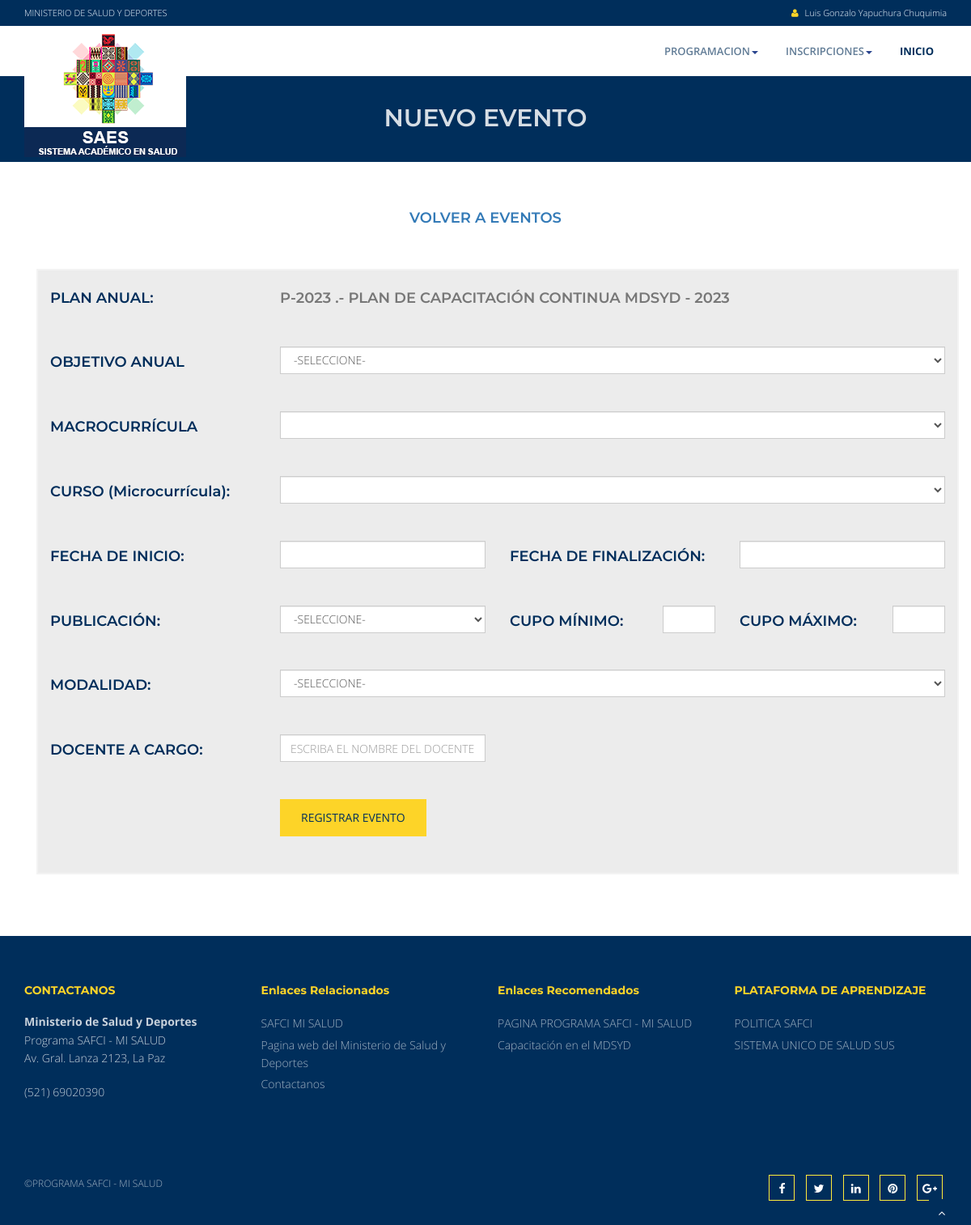
/eventos/nuevo_evento.php (signed in), run on the app's committed database.
### tables this page shows
CREATE TABLE `nombre` (
  `idnombre` int(11) NOT NULL,
  `paterno` varchar(45) DEFAULT NULL,
  `materno` varchar(45) DEFAULT NULL,
  `nombre` varchar(45) DEFAULT NULL,
  `ci` varchar(45) DEFAULT NULL,
  `complemento` varchar(45) DEFAULT NULL,
  `exp` varchar(45) DEFAULT NULL,
  `fecha_nac` date DEFAULT NULL,
  `idnacionalidad` int(11) DEFAULT NULL,
  `idgenero` int(11) DEFAULT NULL
);

CREATE TABLE `plan_anual` (
  `idplan_anual` int(11) NOT NULL,
  `denominacion` text,
  `gestion` varchar(45) DEFAULT NULL,
  `idtipo_documento` int(11) DEFAULT NULL,
  `fecha_aprob` date DEFAULT NULL,
  `vigencia_i` date DEFAULT NULL,
  `vigencia_f` date DEFAULT NULL,
  `no_doc` varchar(45) DEFAULT NULL,
  `idpartida_presup` int(11) DEFAULT NULL,
  `presupuesto` bigint(11) DEFAULT NULL,
  `codigo` varchar(45) DEFAULT NULL,
  `idusuario` int(11) DEFAULT NULL
);

### eventos/nuevo_evento.php (the view, shortened to what this page needs)
<?php include("../inc.config.php");?>
<?php
$idnombre_ss   = $_SESSION['idnombre_ss'];
$gestion = date("Y");
$sql_p =" SELECT idplan_anual, codigo, denominacion, gestion FROM plan_anual WHERE gestion='$gestion' ";
$result_p = mysqli_query($link,$sql_p);
$row_p = mysqli_fetch_array($result_p);
?>
<!DOCTYPE html>
<html lang="es">
<head>
<link href="../css/bootstrap.min.css" rel="stylesheet" />
<link href="../css/fancybox/jquery.fancybox.css" rel="stylesheet">
<link href="../css/flexslider.css" rel="stylesheet" />
<link href="../css/style.css" rel="stylesheet" />
<link rel="stylesheet" href="../css/jquery-ui.min.css">
<link rel="stylesheet" href="../css/style.css">
</head>
<body>
<div id="wrapper">
<div class="topbar">
  <div class="container">
    <div class="row">
      <div class="col-md-12">
         <p class="pull-left hidden-xs">MINISTERIO DE SALUD Y DEPORTES</p>
         <p class="pull-right"><i class="fa fa-user"></i>
        <?php
            $sqlus =" SELECT nombre, paterno, materno FROM nombre WHERE idnombre='$idnombre_ss'";
            $resultus = mysqli_query($link,$sqlus);
            $rowus = mysqli_fetch_array($resultus);
        ?>
        <?php echo $rowus[0];?> <?php echo $rowus[1];?> <?php echo $rowus[2];?></p>
      </div>
    </div>
  </div>
</div>
	<header>
        <div class="navbar navbar-default navbar-static-top">
            <div class="container">
                <div class="navbar-header">
                  <a class="navbar-brand" href="../intranet.php"><img src="../img/logo_saes.png" alt="logo"/></a>
                </div>
                <?php include("../menu_academico.php");?>
            </div>
        </div>
	</header>
	<section id="inner-headline">
	<div class="container">
		<div class="row">
			<div class="col-lg-12">
				<h2 class="pageTitle">NUEVO EVENTO</h2>
			</div>
		</div>
	</div>
	</section>
	<section id="content">
	<div class="container">
		<div class="row">
		<div class="tg-main-section tg-banner tg-haslayout parallax-window" data-parallax="scroll" data-bleed="100" data-speed="0.2" data-image-src="images/slider/img-03.jpg">
    <h4 align="center"><a href="eventos.php">VOLVER A EVENTOS</a></h4>
  </div>
    </div>
<div class="container">
<form name="FORM9" action="guarda_evento.php" method="post">
<div class="box-area">
<div class="row">
  <div class="col-md-3"><h4>PLAN ANUAL:</h4></div>
  <div class="col-md-9"><h4 class="text-muted"><?php echo $row_p[1];?> .- <?php echo $row_p[2];?></div>
</div>
<div class="row">
 <div class="col-md-3"><h4>OBJETIVO ANUAL</h4></div>
  <div class="col-md-9">
    <select name="idobjetivo_anual"  id="idobjetivo_anual" class="form-control" autofocus required>
        <option value="">-SELECCIONE-</option>
    </select>
</div>
</div>
<div class="row">
  <div class="col-md-3"><h4>MACROCURRÍCULA</h4></div>
  <div class="col-md-9">
  <select name="idmacrocurricula" id="idmacrocurricula" class="form-control" required></select>
  </div>
</div>
<div class="row">
  <div class="col-md-3"><h4>CURSO (Microcurrícula):</h4></div>
  <div class="col-md-9">
  <select name="idmicrocurricula" id="idmicrocurricula" class="form-control" required></select>
  </div>
</div>
<div class="row">
  <div class="col-md-3"><h4>FECHA DE INICIO:</h4></div>
  <div class="col-md-3">
  <input type="text" id="fecha1" class="form-control" name="fecha_nac" required>
  </div>
  <div class="col-md-3"><h4>FECHA DE FINALIZACIÓN:</h4></div>
  <div class="col-md-3">
  <input type="text" id="fecha2" class="form-control" name="fecha_fin" required>
  </div>
</div>
<div class="row">
<div class="col-md-3"><h4>PUBLICACIÓN:</h4></div>
<div class="col-md-3">
    <select name="idpublicacion"  id="idpublicacion" class="form-control" required>
        <option value="">-SELECCIONE-</option>
    </select>
</div>
<div class="col-md-2"><h4>CUPO MÍNIMO:</h4></div>
<div class="col-md-1">
<input type="text" class="form-control" name="cupo_min" required>
</div>
<div class="col-md-2"><h4>CUPO MÁXIMO:</h4></div>
<div class="col-md-1">
<input type="text" class="form-control" name="cupo_max" required>
</div>
</div>
<div class="row">
  <div class="col-md-3"><h4>MODALIDAD:</h4></div>
  <div class="col-md-9">
   <select name="idmodalidad"  id="idmodalidad" class="form-control" required>
   <option value="">-SELECCIONE-</option>
</select>
</div>
</div>
<div class="row">
<div class="col-md-3"><h4>DOCENTE A CARGO:</h4></div>
<div class="col-md-3">
<input type="text" class="form-control" placeholder="ESCRIBA EL NOMBRE DEL DOCENTE DESIGNADO" id="busqueda" required/></div>
<div class="col-md-6" id="resultado">  </div>
</div>
<div class="row">
<div class="col-md-3"><h4></h4></div>
<div class="col-md-9">
<button type="button" class="btn btn-primary" data-toggle="modal" data-target="#exampleModal">
REGISTRAR EVENTO
</button>
</div>
</div>
</div>
</div>
</div>
<div class="row">
<div class="col-md-12">
</div>
</div>
</div>
	<footer>
	<?php include("../footer.php");?>
	</footer>
<a href="#" class="scrollup"><i class="fa fa-angle-up active"></i></a>
</body>
</html>

### css/style.css (style rules this page uses)
body { font-family:'Open Sans', Arial, sans-serif; font-weight:300; line-height:1.6em; color:#656565; font-size: 1.4em; }
h1,h2 { font-weight: 600; line-height:1.1em; color: #002e5b; font-family: 'Montserrat', sans-serif; margin-bottom: 20px; text-transform: uppercase; }
h3, h4, h5, h6 { line-height:1.1em; color: #002e5b; margin-bottom: 20px; font-family: 'Montserrat', sans-serif; font-weight: 600; }
input, button, select, textarea { border-radius: 0px !important; }
#wrapper { width:100%; margin:0; padding:0; }
.row,.row-fluid { margin-bottom:30px; }
.topbar { background-color: #002e5b; padding: 5px 0; font-size: 11px !important; }
.topbar .container .row { margin: 0; padding:0; }
.topbar .container .row .col-md-12 { padding:0; }
.topbar p { margin:0; display:inline-block; font-size: 11px; color: #f1f6ff; }
.topbar p > i { margin-right:5px; color: #fdd428; }
.topbar p:last-child { text-align:right; }
header .navbar { margin-bottom: 0; }
.navbar-default { border: none; }
.navbar-brand { color: #222; text-transform: uppercase; font-size: 24px; font-weight: 700; line-height: 1em; letter-spacing: -1px; margin-top: 10px; padding: 0 0 0 15px; }
.navbar-default .navbar-brand { color: #1891EC; }
header .navbar { min-height: 70px;padding: 18px 0;background: #ffffff; }
header .navbar { min-height: 62px; padding: 0; }
.pageTitle { color: #fff; margin: 30px 0 3px; display: inline-block; }
#content { position:relative; background:#fff; padding:50px 0 0px 0; }
#inner-headline { background: #002e5b;position: relative;margin: 0;padding: 0; }
#inner-headline h2.pageTitle { color: rgba(255, 255, 255, 0.84); padding: 5px 0; display:block; text-transform: capitalize; text-align: center; }
.btn { text-align: center;color: #002e5b;padding: 12px 25px;border-radius: 0;background: #fdd428;border-color: #fdd428; }
footer { background: #002e5b; }
.box-area { padding: 15px;background: #ececec;margin-top: -21px;border: 2px solid #f3f3f3; }
footer { padding:50px 0 0 0; color:#f8f8f8; }
.scrollup { position:fixed; width:32px; height:32px; bottom:0px; right:20px; background: #002e5b; }
a.scrollup { outline:0; text-align: center; }
a.scrollup i { margin-top: 10px; color: #fff; }

### data on the page
nombre: nombre "Luis Gonzalo", paterno "Yapuchura", materno "Chuquimia"
plan_anual: codigo "P-2023", denominacion "PLAN DE CAPACITACIÓN CONTINUA MDSYD - 2023"
